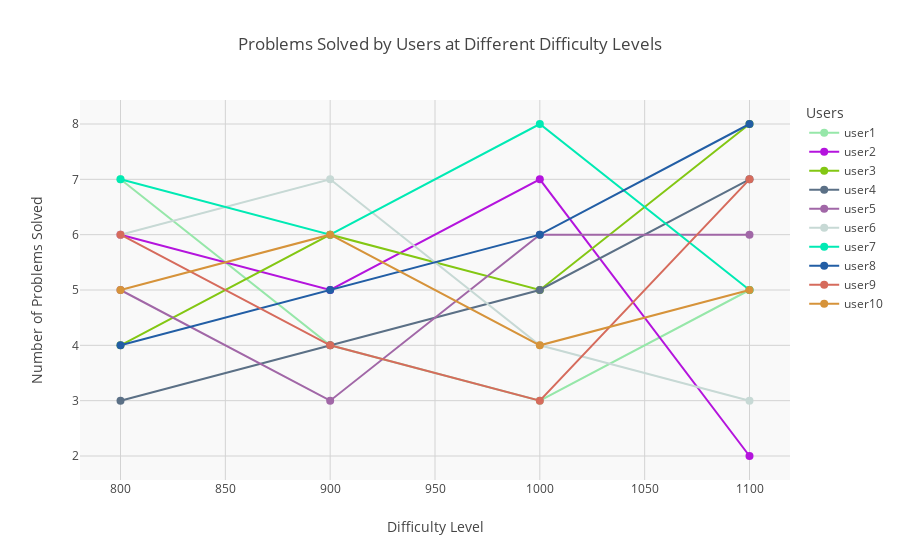

Notebook code for this chart:
### Code cell
import plotly.graph_objects as go
import random

# Function to generate a random hex color


def random_color():
    return f'#{random.randint(0, 0xFFFFFF):06x}'


# Sample data for 10 users
data = {
    "user1": {800: 7, 900: 4, 1000: 3, 1100: 5},
    "user2": {800: 6, 900: 5, 1000: 7, 1100: 2},
    "user3": {800: 4, 900: 6, 1000: 5, 1100: 8},
    "user4": {800: 3, 900: 4, 1000: 5, 1100: 7},
    "user5": {800: 5, 900: 3, 1000: 6, 1100: 6},
    "user6": {800: 6, 900: 7, 1000: 4, 1100: 3},
    "user7": {800: 7, 900: 6, 1000: 8, 1100: 5},
    "user8": {800: 4, 900: 5, 1000: 6, 1100: 8},
    "user9": {800: 6, 900: 4, 1000: 3, 1100: 7},
    "user10": {800: 5, 900: 6, 1000: 4, 1100: 5}
}

# Prepare the figure
fig = go.Figure()

# Loop through each user and add a line trace with a random color
for user in data:
    problems = data[user]
    difficulties = list(problems.keys())  # X-axis values (difficulty levels)
    num_solved = list(problems.values())  # Y-axis values (problems solved)

    # Generate a random color for the user
    color = random_color()

    # Add line trace for each user
    fig.add_trace(go.Scatter(
        x=difficulties,
        y=num_solved,
        mode='lines+markers',  # Line and markers for data points
        name=user,
        text=[f"{user}: {num}" for num in num_solved],
        hoverinfo="text",  # Hover to show the user and number of problems solved
        line=dict(color=color, width=2),  # Assign the randomly generated color
        marker=dict(size=8)
    ))

# Update layout for better visualization
fig.update_layout(
    title="Problems Solved by Users at Different Difficulty Levels",
    xaxis_title="Difficulty Level",
    yaxis_title="Number of Problems Solved",
    plot_bgcolor="#f9f9f9",  # Light background color
    xaxis=dict(showgrid=True, gridcolor='lightgrey'),
    yaxis=dict(showgrid=True, gridcolor='lightgrey'),
    legend_title="Users",  # Title for legend
)

# Show the plot in Streamlit
fig.show()

### Figure 1 — Plotly figure (JSON) as saved in the notebook; plotly's stock layout.template omitted (floating-point values rounded to 4 significant figures)
{"data": [{"hoverinfo": "text", "line": {"color": "#96e7a9", "width": 2}, "marker": {"size": 8}, "mode": "lines+markers", "name": "user1", "text": ["user1: 7", "user1: 4", "user1: 3", "user1: 5"], "type": "scatter", "x": [800, 900, 1000, 1100], "y": [7, 4, 3, 5]}, {"hoverinfo": "text", "line": {"color": "#b414dd", "width": 2}, "marker": {"size": 8}, "mode": "lines+markers", "name": "user2", "text": ["user2: 6", "user2: 5", "user2: 7", "user2: 2"], "type": "scatter", "x": [800, 900, 1000, 1100], "y": [6, 5, 7, 2]}, {"hoverinfo": "text", "line": {"color": "#83c713", "width": 2}, "marker": {"size": 8}, "mode": "lines+markers", "name": "user3", "text": ["user3: 4", "user3: 6", "user3: 5", "user3: 8"], "type": "scatter", "x": [800, 900, 1000, 1100], "y": [4, 6, 5, 8]}, {"hoverinfo": "text", "line": {"color": "#5b7086", "width": 2}, "marker": {"size": 8}, "mode": "lines+markers", "name": "user4", "text": ["user4: 3", "user4: 4", "user4: 5", "user4: 7"], "type": "scatter", "x": [800, 900, 1000, 1100], "y": [3, 4, 5, 7]}, {"hoverinfo": "text", "line": {"color": "#a167a7", "width": 2}, "marker": {"size": 8}, "mode": "lines+markers", "name": "user5", "text": ["user5: 5", "user5: 3", "user5: 6", "user5: 6"], "type": "scatter", "x": [800, 900, 1000, 1100], "y": [5, 3, 6, 6]}, {"hoverinfo": "text", "line": {"color": "#c7d9d5", "width": 2}, "marker": {"size": 8}, "mode": "lines+markers", "name": "user6", "text": ["user6: 6", "user6: 7", "user6: 4", "user6: 3"], "type": "scatter", "x": [800, 900, 1000, 1100], "y": [6, 7, 4, 3]}, {"hoverinfo": "text", "line": {"color": "#00eab4", "width": 2}, "marker": {"size": 8}, "mode": "lines+markers", "name": "user7", "text": ["user7: 7", "user7: 6", "user7: 8", "user7: 5"], "type": "scatter", "x": [800, 900, 1000, 1100], "y": [7, 6, 8, 5]}, {"hoverinfo": "text", "line": {"color": "#225ea5", "width": 2}, "marker": {"size": 8}, "mode": "lines+markers", "name": "user8", "text": ["user8: 4", "user8: 5", "user8: 6", "user8: 8"], "type": "scatter", "x": [800, 900, 1000, 1100], "y": [4, 5, 6, 8]}, {"hoverinfo": "text", "line": {"color": "#d66b5c", "width": 2}, "marker": {"size": 8}, "mode": "lines+markers", "name": "user9", "text": ["user9: 6", "user9: 4", "user9: 3", "user9: 7"], "type": "scatter", "x": [800, 900, 1000, 1100], "y": [6, 4, 3, 7]}, {"hoverinfo": "text", "line": {"color": "#d6933a", "width": 2}, "marker": {"size": 8}, "mode": "lines+markers", "name": "user10", "text": ["user10: 5", "user10: 6", "user10: 4", "user10: 5"], "type": "scatter", "x": [800, 900, 1000, 1100], "y": [5, 6, 4, 5]}], "layout": {"legend": {"title": {"text": "Users"}}, "plot_bgcolor": "#f9f9f9", "title": {"text": "Problems Solved by Users at Different Difficulty Levels"}, "xaxis": {"gridcolor": "lightgrey", "showgrid": true, "title": {"text": "Difficulty Level"}}, "yaxis": {"gridcolor": "lightgrey", "showgrid": true, "title": {"text": "Number of Problems Solved"}}}}
